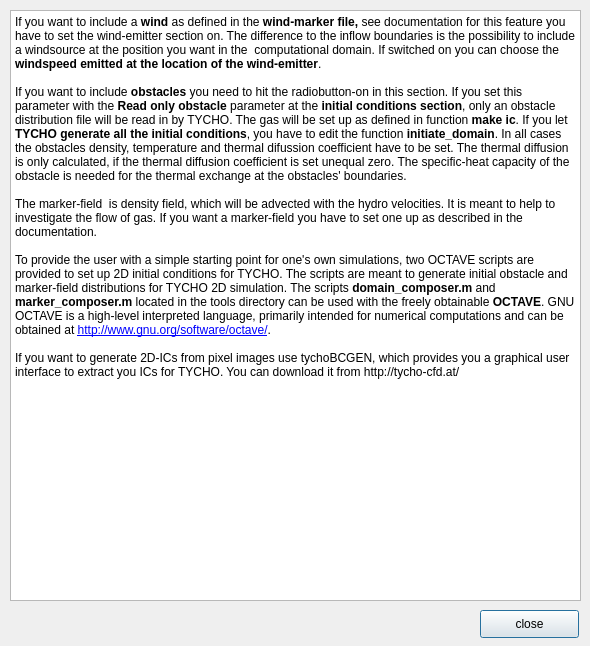
<?xml version="1.0" encoding="UTF-8"?>
<ui version="4.0">
 <class>help7</class>
 <widget class="QDialog" name="help7">
  <property name="geometry">
   <rect>
    <x>0</x>
    <y>0</y>
    <width>590</width>
    <height>646</height>
   </rect>
  </property>
  <property name="windowTitle">
   <string>Obstacle-Windemitters and Markerfield</string>
  </property>
  <property name="windowIcon">
   <iconset>
    <normaloff>tycho_logo_klein.png</normaloff>tycho_logo_klein.png</iconset>
  </property>
  <widget class="QTextBrowser" name="textBrowser">
   <property name="geometry">
    <rect>
     <x>10</x>
     <y>10</y>
     <width>571</width>
     <height>591</height>
    </rect>
   </property>
   <property name="html">
    <string>&lt;!DOCTYPE HTML PUBLIC &quot;-//W3C//DTD HTML 4.0//EN&quot; &quot;http://www.w3.org/TR/REC-html40/strict.dtd&quot;&gt;
&lt;html&gt;&lt;head&gt;&lt;meta name=&quot;qrichtext&quot; content=&quot;1&quot; /&gt;&lt;style type=&quot;text/css&quot;&gt;
p, li { white-space: pre-wrap; }
&lt;/style&gt;&lt;/head&gt;&lt;body style=&quot; font-family:'Sans Serif'; font-size:10pt; font-weight:400; font-style:normal;&quot;&gt;
&lt;p style=&quot; margin-top:0px; margin-bottom:0px; margin-left:0px; margin-right:0px; -qt-block-indent:0; text-indent:0px;&quot;&gt;&lt;span style=&quot; font-size:9pt;&quot;&gt;If you want to include a &lt;/span&gt;&lt;span style=&quot; font-size:9pt; font-weight:600;&quot;&gt;wind&lt;/span&gt;&lt;span style=&quot; font-size:9pt;&quot;&gt; as defined in the &lt;/span&gt;&lt;span style=&quot; font-size:9pt; font-weight:600;&quot;&gt;wind-marker file,&lt;/span&gt;&lt;span style=&quot; font-size:9pt;&quot;&gt; see documentation for this feature you have to set the wind-emitter section on. The difference to the inflow boundaries is the possibility to include a windsource at the position you want in the  computational domain. If switched on you can choose the &lt;/span&gt;&lt;span style=&quot; font-size:9pt; font-weight:600;&quot;&gt;windspeed&lt;/span&gt;&lt;span style=&quot; font-size:9pt;&quot;&gt; &lt;/span&gt;&lt;span style=&quot; font-size:9pt; font-weight:600;&quot;&gt;emitted&lt;/span&gt;&lt;span style=&quot; font-size:9pt;&quot;&gt; &lt;/span&gt;&lt;span style=&quot; font-size:9pt; font-weight:600;&quot;&gt;at the location of the wind-emitter&lt;/span&gt;&lt;span style=&quot; font-size:9pt;&quot;&gt;.&lt;/span&gt;&lt;/p&gt;
&lt;p style=&quot;-qt-paragraph-type:empty; margin-top:0px; margin-bottom:0px; margin-left:0px; margin-right:0px; -qt-block-indent:0; text-indent:0px; font-size:9pt;&quot;&gt;&lt;/p&gt;
&lt;p style=&quot; margin-top:0px; margin-bottom:0px; margin-left:0px; margin-right:0px; -qt-block-indent:0; text-indent:0px;&quot;&gt;&lt;span style=&quot; font-size:9pt;&quot;&gt;If you want to include &lt;/span&gt;&lt;span style=&quot; font-size:9pt; font-weight:600;&quot;&gt;obstacles&lt;/span&gt;&lt;span style=&quot; font-size:9pt;&quot;&gt; you need to hit the radiobutton-on in this section. If you set this parameter with the&lt;/span&gt;&lt;span style=&quot; font-size:9pt; font-weight:600;&quot;&gt; Read only obstacle &lt;/span&gt;&lt;span style=&quot; font-size:9pt;&quot;&gt;parameter at the &lt;/span&gt;&lt;span style=&quot; font-size:9pt; font-weight:600;&quot;&gt;initial conditions section&lt;/span&gt;&lt;span style=&quot; font-size:9pt;&quot;&gt;, only an obstacle distribution file will be read in by TYCHO. The gas will be set up as defined in function &lt;/span&gt;&lt;span style=&quot; font-size:9pt; font-weight:600;&quot;&gt;make ic&lt;/span&gt;&lt;span style=&quot; font-size:9pt;&quot;&gt;. If you let &lt;/span&gt;&lt;span style=&quot; font-size:9pt; font-weight:600;&quot;&gt;TYCHO generate all the initial conditions&lt;/span&gt;&lt;span style=&quot; font-size:9pt;&quot;&gt;, you have to edit the function &lt;/span&gt;&lt;span style=&quot; font-size:9pt; font-weight:600;&quot;&gt;initiate_domain&lt;/span&gt;&lt;span style=&quot; font-size:9pt;&quot;&gt;. In all cases the obstacles density, temperature and thermal difussion coefficient have to be set. The thermal diffusion is only calculated, if the thermal diffusion coefficient is set unequal zero. The specific-heat capacity of the obstacle is needed for the thermal exchange at the obstacles' boundaries.&lt;/span&gt;&lt;/p&gt;
&lt;p style=&quot;-qt-paragraph-type:empty; margin-top:0px; margin-bottom:0px; margin-left:0px; margin-right:0px; -qt-block-indent:0; text-indent:0px; font-size:9pt;&quot;&gt;&lt;/p&gt;
&lt;p style=&quot; margin-top:0px; margin-bottom:0px; margin-left:0px; margin-right:0px; -qt-block-indent:0; text-indent:0px;&quot;&gt;&lt;span style=&quot; font-size:9pt;&quot;&gt;The marker-field  is density field, which will be advected with the hydro velocities. It is meant to help to investigate the flow of gas. If you want a marker-field you have to set one up as described in the documentation.&lt;/span&gt;&lt;/p&gt;
&lt;p style=&quot;-qt-paragraph-type:empty; margin-top:0px; margin-bottom:0px; margin-left:0px; margin-right:0px; -qt-block-indent:0; text-indent:0px; font-size:9pt;&quot;&gt;&lt;/p&gt;
&lt;p style=&quot; margin-top:0px; margin-bottom:0px; margin-left:0px; margin-right:0px; -qt-block-indent:0; text-indent:0px;&quot;&gt;&lt;span style=&quot; font-size:9pt;&quot;&gt;To provide the user with a simple starting point for one's own simulations, two OCTAVE scripts are provided to set up 2D initial conditions for TYCHO. The scripts are meant to generate initial obstacle and marker-field distributions for TYCHO 2D simulation. The scripts &lt;/span&gt;&lt;span style=&quot; font-size:9pt; font-weight:600;&quot;&gt;domain_composer.m&lt;/span&gt;&lt;span style=&quot; font-size:9pt;&quot;&gt; and &lt;/span&gt;&lt;span style=&quot; font-size:9pt; font-weight:600;&quot;&gt;marker_composer.m&lt;/span&gt;&lt;span style=&quot; font-size:9pt;&quot;&gt; located in the tools directory can be used with the freely obtainable &lt;/span&gt;&lt;span style=&quot; font-size:9pt; font-weight:600;&quot;&gt;OCTAVE&lt;/span&gt;&lt;span style=&quot; font-size:9pt;&quot;&gt;. GNU OCTAVE is a high-level interpreted language, primarily intended for numerical computations and can be obtained at &lt;/span&gt;&lt;a href=&quot;http://www.gnu.org/software/octave/&quot;&gt;&lt;span style=&quot; font-size:9pt; text-decoration: underline; color:#0000ff;&quot;&gt;http://www.gnu.org/software/octave/&lt;/span&gt;&lt;/a&gt;&lt;span style=&quot; font-size:9pt;&quot;&gt;. &lt;/span&gt;&lt;/p&gt;
&lt;p style=&quot;-qt-paragraph-type:empty; margin-top:0px; margin-bottom:0px; margin-left:0px; margin-right:0px; -qt-block-indent:0; text-indent:0px; font-size:9pt;&quot;&gt;&lt;/p&gt;
&lt;p style=&quot; margin-top:0px; margin-bottom:0px; margin-left:0px; margin-right:0px; -qt-block-indent:0; text-indent:0px;&quot;&gt;&lt;span style=&quot; font-size:9pt;&quot;&gt;If you want to generate 2D-ICs from pixel images use tychoBCGEN, which provides you a graphical user interface to extract you ICs for TYCHO. You can download it from http://tycho-cfd.at/&lt;/span&gt;&lt;/p&gt;&lt;/body&gt;&lt;/html&gt;</string>
   </property>
   <property name="openExternalLinks">
    <bool>true</bool>
   </property>
  </widget>
  <widget class="QPushButton" name="close">
   <property name="geometry">
    <rect>
     <x>480</x>
     <y>610</y>
     <width>99</width>
     <height>28</height>
    </rect>
   </property>
   <property name="text">
    <string>close</string>
   </property>
  </widget>
 </widget>
 <resources/>
 <connections/>
</ui>
